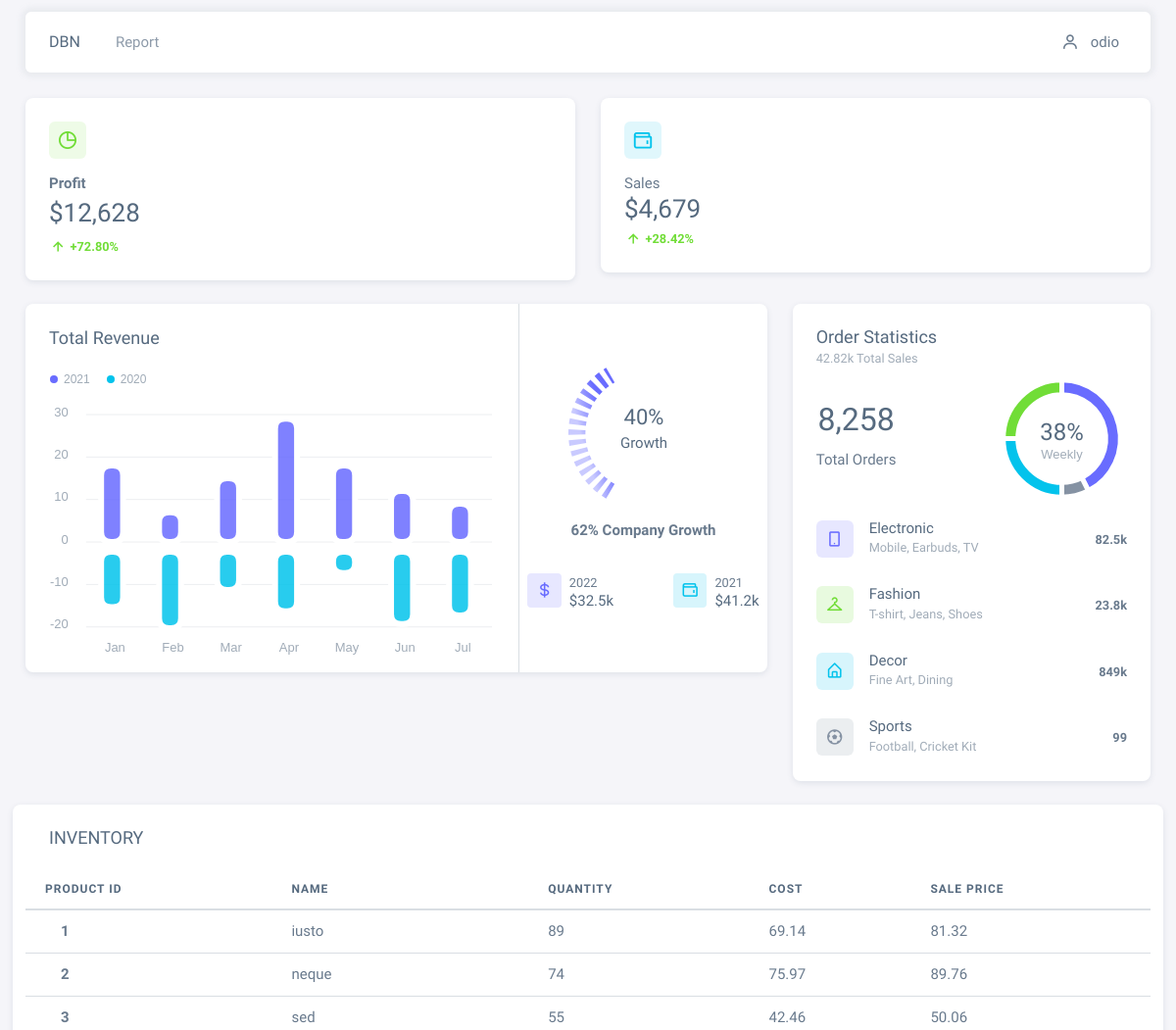
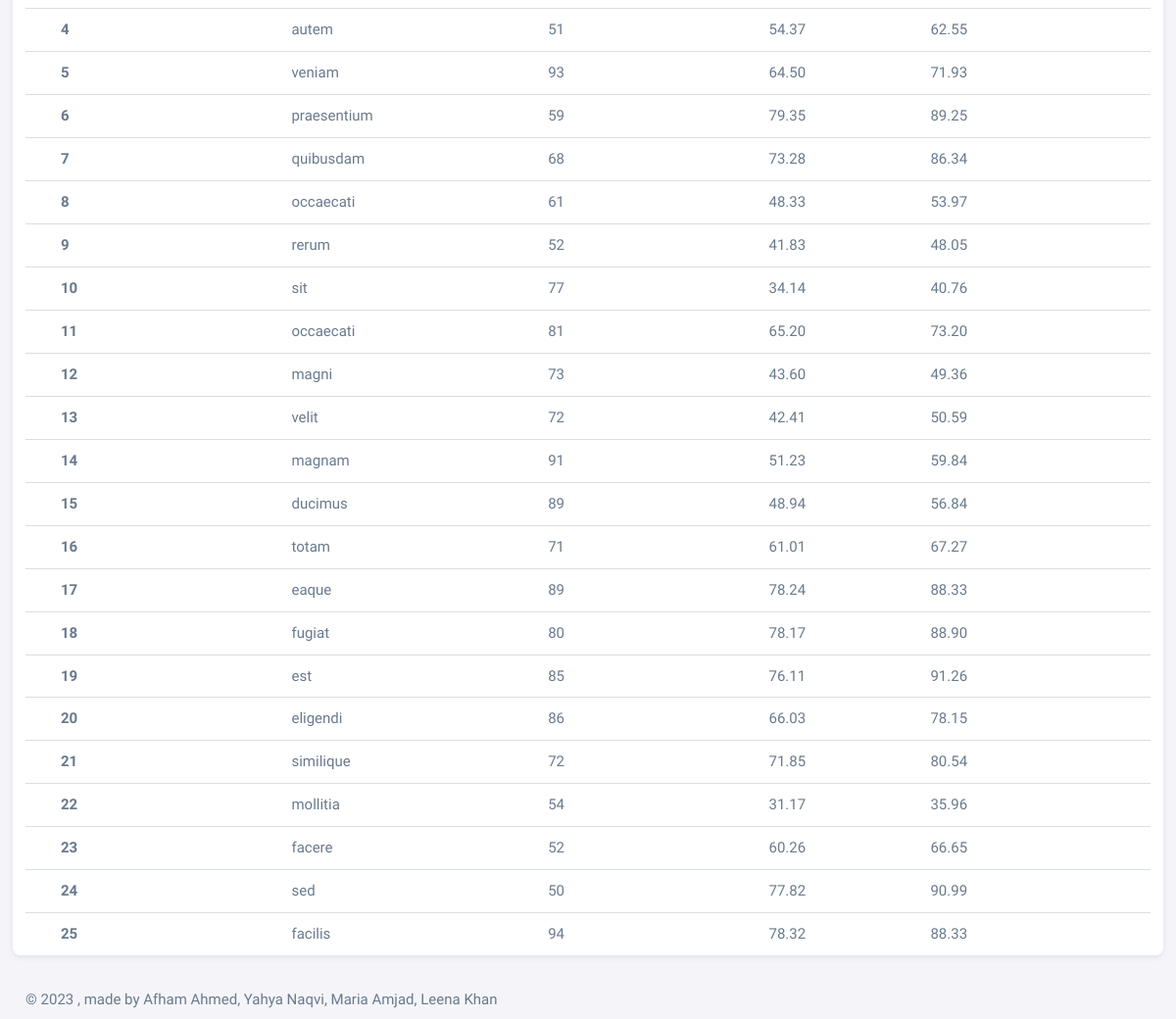
Screenshot of /index.php (signed in) with the database file from the repository (2 pictures, top to bottom).
### tables this page shows
CREATE TABLE `products` (
  `id` int(11) NOT NULL,
  `name` varchar(255) NOT NULL,
  `cost` decimal(10,2) NOT NULL,
  `price` decimal(11,2) NOT NULL,
  `quantity` int(11) NOT NULL,
  `description` varchar(255) NOT NULL,
  `status` tinyint(4) NOT NULL DEFAULT 1,
  `created_at` timestamp NOT NULL DEFAULT current_timestamp()
);

### src/functions/myfunctions.php (called while the page is built, shortened)
<?php
require_once("config.php");
function get_inventory(){
    global $conn;
    $view_query = "select products.id product_id, products.name product_name, products.cost product_cost, products.price product_price, products.quantity product_quantity from products";
    return mysqli_query($conn, $view_query);
}

### src/index.php (the view, shortened to what this page needs)
<!DOCTYPE html>
<html lang="en">
<?php
include_once('includes/header.php');
?>
<body>
    <div class="layout-wrapper layout-content-navbar">
      <div class="layout-container">
        <div class="layout-page">
        <?php
        include_once('includes/navbar.php');
        ?>
          <div class="content-wrapper">
            <div class="container-xxl flex-grow-1 container-p-y">
              <div class="row">
                <div class="col-lg-12 col-md-12 order-1">
                  <div class="row">
                    <div class="col-lg-6 col-md-6 col-sm-12  mb-4">
                      <div class="card">
                        <div class="card-body">
                          <div class="card-title d-flex align-items-start justify-content-between">
                            <div class="avatar flex-shrink-0">
                              <img
                                src="../assets/img/icons/unicons/chart-success.png"
                                alt="chart success"
                                class="rounded"
                              />
                            </div>
                          </div>
                          <span class="fw-semibold d-block mb-1">Profit</span>
                          <h3 class="card-title mb-2">$12,628</h3>
                          <small class="text-success fw-semibold"><i class="bx bx-up-arrow-alt"></i> +72.80%</small>
                        </div>
                      </div>
                    </div>
                    <div class="col-lg-6 col-md-6 col-sm-12  mb-4">
                      <div class="card">
                        <div class="card-body">
                          <div class="card-title d-flex align-items-start justify-content-between">
                            <div class="avatar flex-shrink-0">
                              <img
                                src="../assets/img/icons/unicons/wallet-info.png"
                                alt="Credit Card"
                                class="rounded"
                              />
                            </div>
                          </div>
                          <span>Sales</span>
                          <h3 class="card-title text-nowrap mb-1">$4,679</h3>
                          <small class="text-success fw-semibold"><i class="bx bx-up-arrow-alt"></i> +28.42%</small>
                        </div>
                      </div>
                    </div>
                  </div>
                </div>
                <div class="col-12 col-lg-8 col-md-12 order-2 order-md-3 order-lg-2 mb-4">
                  <div class="card">
                    <div class="row row-bordered g-0">
                      <div class="col-md-8">
                        <h5 class="card-header m-0 me-2 pb-3">Total Revenue</h5>
                        <div id="totalRevenueChart" class="px-2"></div>
                      </div>
                      <div class="col-md-4">
                        <div class="card-body">
                        </div>
                        <div id="growthChart"></div>
                        <div class="text-center fw-semibold pt-3 mb-2">62% Company Growth</div>
                        <div class="d-flex px-xxl-4 px-lg-2 p-4 gap-xxl-3 gap-lg-1 gap-3 justify-content-between">
                          <div class="d-flex">
                            <div class="me-2">
                              <span class="badge bg-label-primary p-2"><i class="bx bx-dollar text-primary"></i></span>
                            </div>
                            <div class="d-flex flex-column">
                              <small>2022</small>
                              <h6 class="mb-0">$32.5k</h6>
                            </div>
                          </div>
                          <div class="d-flex">
                            <div class="me-2">
                              <span class="badge bg-label-info p-2"><i class="bx bx-wallet text-info"></i></span>
                            </div>
                            <div class="d-flex flex-column">
                              <small>2021</small>
                              <h6 class="mb-0">$41.2k</h6>
                            </div>
                          </div>
                        </div>
                      </div>
                    </div>
                  </div>
                </div>
                <div class="col-12 col-md-12 col-lg-4 order-3 order-md-2">
                  <div class="row">
                    <div class="col-md-12 col-lg-12 col-xl-12 order-0 mb-4">
                        <div class="card">
                          <div class="card-header d-flex align-items-center justify-content-between pb-0">
                            <div class="card-title mb-0">
                              <h5 class="m-0 me-2">Order Statistics</h5>
                              <small class="text-muted">42.82k Total Sales</small>
                            </div>
                          </div>
                          <div class="card-body">
                            <div class="d-flex justify-content-between align-items-center mb-3">
                              <div class="d-flex flex-column align-items-center gap-1">
                                <h2 class="mb-2">8,258</h2>
                                <span>Total Orders</span>
                              </div>
                              <div id="orderStatisticsChart"></div>
                            </div>
                            <ul class="p-0 m-0">
                              <li class="d-flex mb-4 pb-1">
                                <div class="avatar flex-shrink-0 me-3">
                                  <span class="avatar-initial rounded bg-label-primary"
                                    ><i class="bx bx-mobile-alt"></i
                                  ></span>
                                </div>
                                <div class="d-flex w-100 flex-wrap align-items-center justify-content-between gap-2">
                                  <div class="me-2">
                                    <h6 class="mb-0">Electronic</h6>
                                    <small class="text-muted">Mobile, Earbuds, TV</small>
                                  </div>
                                  <div class="user-progress">
                                    <small class="fw-semibold">82.5k</small>
                                  </div>
                                </div>
                              </li>
                              <li class="d-flex mb-4 pb-1">
                                <div class="avatar flex-shrink-0 me-3">
                                  <span class="avatar-initial rounded bg-label-success"><i class="bx bx-closet"></i></span>
                                </div>
                                <div class="d-flex w-100 flex-wrap align-items-center justify-content-between gap-2">
                                  <div class="me-2">
                                    <h6 class="mb-0">Fashion</h6>
                                    <small class="text-muted">T-shirt, Jeans, Shoes</small>
                                  </div>
                                  <div class="user-progress">
                                    <small class="fw-semibold">23.8k</small>
                                  </div>
                                </div>
                              </li>
                              <li class="d-flex mb-4 pb-1">
                                <div class="avatar flex-shrink-0 me-3">
                                  <span class="avatar-initial rounded bg-label-info"><i class="bx bx-home-alt"></i></span>
                                </div>
                                <div class="d-flex w-100 flex-wrap align-items-center justify-content-between gap-2">
                                  <div class="me-2">
                                    <h6 class="mb-0">Decor</h6>
                                    <small class="text-muted">Fine Art, Dining</small>
                                  </div>
                                  <div class="user-progress">
                                    <small class="fw-semibold">849k</small>
                                  </div>
                                </div>
                              </li>
                              <li class="d-flex">
                                <div class="avatar flex-shrink-0 me-3">
                                  <span class="avatar-initial rounded bg-label-secondary"
                                    ><i class="bx bx-football"></i
                                  ></span>
                                </div>
                                <div class="d-flex w-100 flex-wrap align-items-center justify-content-between gap-2">
                                  <div class="me-2">
                                    <h6 class="mb-0">Sports</h6>
                                    <small class="text-muted">Football, Cricket Kit</small>
                                  </div>
                                  <div class="user-progress">
                                    <small class="fw-semibold">99</small>
                                  </div>
                                </div>
                              </li>
                            </ul>
                          </div>
                        </div>
                      </div>
                  </div>
                </div>
              </div>
              <div class="row">
              <div class="card">
                <div class="d-flex justify-content-between">
                  <h5 class="card-header">INVENTORY</h5>
                </div>
                <div class="table-responsive text-nowrap">
                  <table class="table table-hover">
                    <thead>
                      <tr>
                        <th>Product ID</th>
                        <th>Name</th>
                        <th>Quantity</th>
                        <th>Cost</th>
                        <th>Sale Price</th>
                      </tr>
                    </thead>
                    <tbody class="table-border-bottom-0">
                    <?php
                    $inventory = get_inventory();
                    while ($item=mysqli_fetch_assoc($inventory)){
                    ?>
                      <tr>
                        <td><i class="fab fa-angular fa-lg text-danger me-3"></i> <strong><?= $item['product_id'] ?></strong></td>
                        <td><?= $item['product_name'] ?></td>
                        <td><?= ($item['product_quantity'] == 0) ? '<small class="badge bg-danger" style="font-size:12px">out of stock</small>' : $item['product_quantity'] ;?></td>
                        <td><?= $item['product_cost'] ?></td>
                        <td><?= $item['product_price'] ?></td>
                      </tr>
                       <?php
                         }
                       ?>
                    </tbody>
                  </table>
                </div>
              </div>
              </div>
            </div>
            <?php
            include_once('includes/footer.php');
            ?>
        </div>
        </div>
      </div>
    </div>
</body>
</html>

### src/includes/header.php (shortened to what this page needs)
<head>
    <link rel="stylesheet" href="../assets/vendor/fonts/boxicons.css" />
    <link rel="stylesheet" href="../assets/vendor/css/core.css" class="template-customizer-core-css" />
    <link rel="stylesheet" href="../assets/vendor/css/theme-default.css" class="template-customizer-theme-css" />
    <link rel="stylesheet" href="../assets/vendor/libs/perfect-scrollbar/perfect-scrollbar.css" />
    <link rel="stylesheet" href="../assets/vendor/css/pages/page-auth.css" />
  </head>

### src/includes/navbar.php (shortened to what this page needs)
<nav
  class="layout-navbar container-xxl navbar navbar-expand-xl navbar-detached align-items-center bg-navbar-theme"
  id="layout-navbar"
>
  <div class="navbar-nav-right d-flex align-items-center" >
      <a class="navbar-brand" href="index.php">DBN</a>
      <a class="nav-link" aria-current="page" href="<?= ($_SESSION['role_as']) ? ('manager_report.php') : ('report.php');?> ">Report</a>
    <ul class="navbar-nav flex-row align-items-center ms-auto">
      <li class="nav-item navbar-dropdown dropdown-user dropdown">
        <a class="nav-link dropdown-toggle hide-arrow" href="javascript:void(0);" data-bs-toggle="dropdown">
        <i class="bx bx-user me-2"></i> <?= $_SESSION['auth_user']['name'] ?>
        </a>
      </li>
    </ul>
  </div>
</nav>

### src/includes/footer.php (shortened to what this page needs)
<footer class="content-footer footer bg-footer-theme">
    <div class="container-xxl d-flex flex-wrap justify-content-between py-2 flex-md-row flex-column">
    <div class="mb-2 mb-md-0">
        ©
        , made by
        Afham Ahmed, Yahya Naqvi, Maria Amjad, Leena Khan
    </div>
    </div>
</footer>

### rows the page displays
products: id "1", name "iusto", quantity "89", cost "69.14", price "81.32"
products: id "2", name "neque", quantity "74", cost "75.97", price "89.76"
products: id "3", name "sed", quantity "55", cost "42.46", price "50.06"
products: id "4", name "autem", quantity "51", cost "54.37", price "62.55"
products: id "5", name "veniam", quantity "93", cost "64.50", price "71.93"
products: id "6", name "praesentium", quantity "59", cost "79.35", price "89.25"
products: id "7", name "quibusdam", quantity "68", cost "73.28", price "86.34"
products: id "8", name "occaecati", quantity "61", cost "48.33", price "53.97"
products: id "9", name "rerum", quantity "52", cost "41.83", price "48.05"
products: id "10", name "sit", quantity "77", cost "34.14", price "40.76"
products: id "11", name "occaecati", quantity "81", cost "65.20", price "73.20"
products: id "12", name "magni", quantity "73", cost "43.60", price "49.36"
products: id "13", name "velit", quantity "72", cost "42.41", price "50.59"
products: id "14", name "magnam", quantity "91", cost "51.23", price "59.84"
products: id "15", name "ducimus", quantity "89", cost "48.94", price "56.84"
products: id "16", name "totam", quantity "71", cost "61.01", price "67.27"
products: id "17", name "eaque", quantity "89", cost "78.24", price "88.33"
products: id "18", name "fugiat", quantity "80", cost "78.17", price "88.90"
products: id "19", name "est", quantity "85", cost "76.11", price "91.26"
products: id "20", name "eligendi", quantity "86", cost "66.03", price "78.15"
products: id "21", name "similique", quantity "72", cost "71.85", price "80.54"
products: id "22", name "mollitia", quantity "54", cost "31.17", price "35.96"
products: id "23", name "facere", quantity "52", cost "60.26", price "66.65"
products: id "24", name "sed", quantity "50", cost "77.82", price "90.99"
products: id "25", name "facilis", quantity "94", cost "78.32", price "88.33"

### other values shown
$_SESSION['auth_user']['name'] "odio"
